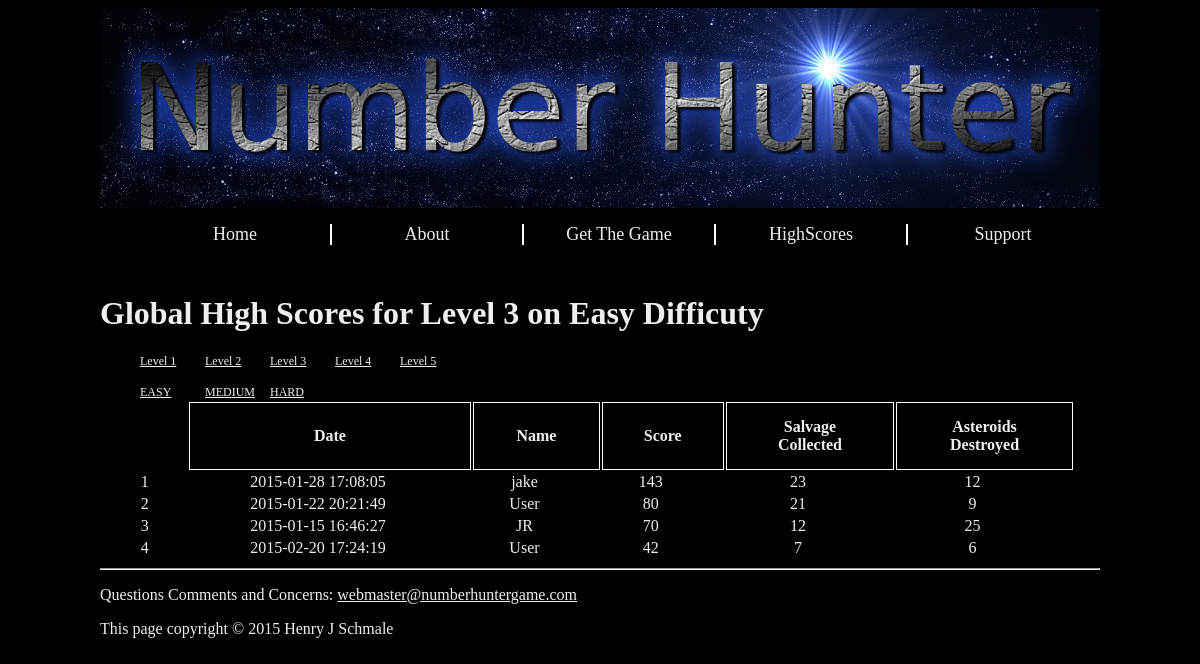
Page /highscores.php?Level=3&diff=0 on the committed database.
### tables this page shows
CREATE TABLE "Lvl3Scores" (
	`ID`	INTEGER NOT NULL PRIMARY KEY AUTOINCREMENT,
	`DATE`	timestamp NOT NULL,
	`NAME`	text,
	`SCORE`	INTEGER DEFAULT NULL,
	`SALVAGE_COLLECTED`	INTEGER DEFAULT NULL,
	`ASTEROIDS_DESTROYED`	INTEGER DEFAULT NULL,
	`DIFFICULTY`	INTEGER DEFAULT NULL
);

### Includes/connectDB.php (called while the page is built, shortened)
<?php
function getHiS_Tb_Name($level) {
    return "Lvl" . "$level" . "Scores";
}
?>

### highscores.php (the view, shortened to what this page needs)
<?php
	include_once("Includes/connectDB.php");
?>
<html>
<head>
</head>
<body>
	<div id="page-container">
		<div id="header">
			<img src="Img/header.jpg" alt="header.jpg">
		</div>
		<div id="navbar">
			<ul>
				<li><a href="/index.php">Home</a></li>
				<li><a href="/about.php">About</a></li>
				<li><a href="/getGame.php">Get The Game</a></li>
				<li><a href="/highscores.php?Level=1&diff=0">HighScores</a></li>
				<li class="last"><a href="/support.php">Support</a></li>
			</ul>
		</div>
		<div id="main-content">
			<?php
				$lvl = $_GET['Level'];
				$diff = $_GET['diff'];
				echo "<h1>Global High Scores for Level $lvl on ";
				switch($diff){
					case 0:
						echo "Easy ";
						break;
				}
				echo "Difficuty</h1>";
			echo "<ul class=\"minimenu\">";
				echo "<li><a href=\""."/highscores.php?Level=1&diff=$diff\">Level 1</a></li>";
				echo "<li><a href=\""."/highscores.php?Level=2&diff=$diff\">Level 2</a></li>";
				echo "<li><a href=\""."/highscores.php?Level=3&diff=$diff\">Level 3</a></li>";
				echo "<li><a href=\""."/highscores.php?Level=4&diff=$diff\">Level 4</a></li>";
				echo "<li><a href=\""."/highscores.php?Level=5&diff=$diff\">Level 5</a></li>";
			echo "</ul>";
			echo "<ul class=\"minimenu\">";
				echo "<li><a href=\"highscores.php?Level=$lvl&diff=0\">EASY</a></li>";
				echo "<li><a href=\"highscores.php?Level=$lvl&diff=1\">MEDIUM</a></li>";
				echo "<li><a href=\"highscores.php?Level=$lvl&diff=2\">HARD</a></li>";
			echo "</ul>";
			?>
			<table id="Highscores">
				<tr>
					<td></td>
					<th>Date</th>
					<th>Name</th>
					<th>Score</th>
					<th>Salvage <br/> Collected</th>
					<th>Asteroids <br/> Destroyed</th>
				</tr>
				<?php
 					$tbName = getHiS_Tb_Name($lvl);
					$sql = "Select DATE, NAME, SCORE, SALVAGE_COLLECTED, ASTEROIDS_DESTROYED from $tbName where DIFFICULTY=$diff order by SCORE DESC LIMIT 100;";
					$result = $dbConn->query($sql);
					$x = 1;
					foreach($result as $row) {
						echo "<td class=\"RowNum\">".$x."</td><td>".$row["DATE"]."</td>";
						echo "<td>".$row["NAME"]."</td><td>".$row["SCORE"]."</td><td>".$row["SALVAGE_COLLECTED"];
						echo "</td><td>".$row["ASTEROIDS_DESTROYED"]."</td></tr>\n";
						$x = $x + 1;
					}
				?>
			</table>
		</div>
		<?
			include("Includes/Footer.php");
		?>
	</div>
</body>
</html>

### Style/MainStyle.css (style rules this page uses)
body { background-color: #000; color: #EEE; }
a { color: #EEE; }
div#page-container { width: 1000px; margin: 0 auto; }
div#header { width: 1000px; min-height: 200px; margin:0 auto; background-color: #555; }
div#navbar { width: 1000px; min-height: 50px; }
div#navbar li { width: 170px; float: left; list-style: none; padding-right: 10px; padding-left: 10px; font-size: 18px; border-right: 2px solid #FFF; text-align: center; }
div#navbar li.last { border-right: none; }
div#navbar a { font-size: 18px; color: #EEE; width: auto; text-decoration: none; }
div#main-content { width: 1000px; min-height: 100px; }
ul.minimenu { width: 500px; }
ul.minimenu li { width: 50px; padding-right: 15px; font-size: 12px; float: left; list-style: none; }
table#Highscores { width: 950px; margin: 0 auto; }
td.RowNum { border: none; text-align: left; padding-right: 5px; }
table#Highscores td { padding-right: 25px; text-align: center; }
table#AvailDownloads td, th { border: 1px solid #FFF; border-collapse: collapse; padding: 15px; }

### rows in the picture
lvl3scores: DATE "2015-01-28 17:08:05", NAME "jake", SCORE "143", SALVAGE_COLLECTED "23", ASTEROIDS_DESTROYED "12"
lvl3scores: DATE "2015-01-22 20:21:49", NAME "User", SCORE "80", SALVAGE_COLLECTED "21", ASTEROIDS_DESTROYED "9"
lvl3scores: DATE "2015-01-15 16:46:27", NAME "JR", SCORE "70", SALVAGE_COLLECTED "12", ASTEROIDS_DESTROYED "25"
lvl3scores: DATE "2015-02-20 17:24:19", NAME "User", SCORE "42", SALVAGE_COLLECTED "7", ASTEROIDS_DESTROYED "6"

### other values in the picture
$lvl "3"
